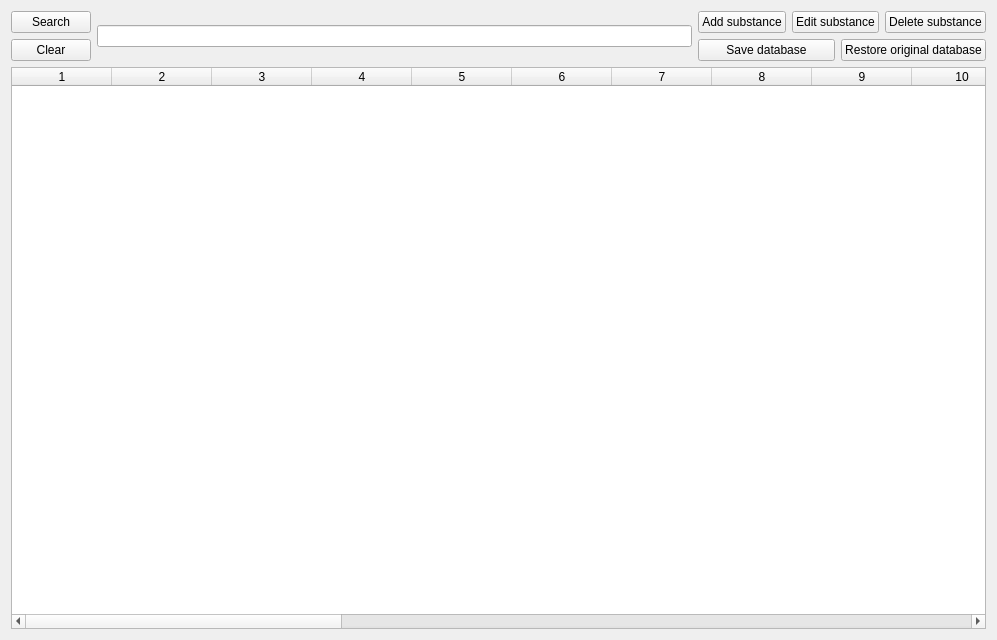
<?xml version="1.0" encoding="UTF-8"?>
<ui version="4.0">
 <class>databaseWindow</class>
 <widget class="QWidget" name="databaseWindow">
  <property name="windowModality">
   <enum>Qt::ApplicationModal</enum>
  </property>
  <property name="enabled">
   <bool>true</bool>
  </property>
  <property name="geometry">
   <rect>
    <x>0</x>
    <y>0</y>
    <width>997</width>
    <height>640</height>
   </rect>
  </property>
  <property name="windowTitle">
   <string>Database</string>
  </property>
  <layout class="QVBoxLayout" name="verticalLayout_4">
   <item>
    <layout class="QVBoxLayout" name="verticalLayout_3">
     <item>
      <layout class="QHBoxLayout" name="horizontalLayout_4">
       <item>
        <layout class="QHBoxLayout" name="horizontalLayout">
         <item>
          <layout class="QVBoxLayout" name="verticalLayout">
           <item>
            <widget class="QPushButton" name="btn_search">
             <property name="text">
              <string>Search</string>
             </property>
            </widget>
           </item>
           <item>
            <widget class="QPushButton" name="pushButton_4">
             <property name="text">
              <string>Clear</string>
             </property>
             <property name="shortcut">
              <string>Esc</string>
             </property>
            </widget>
           </item>
          </layout>
         </item>
         <item>
          <widget class="QLineEdit" name="le_db_search"/>
         </item>
        </layout>
       </item>
       <item>
        <layout class="QVBoxLayout" name="verticalLayout_2">
         <item>
          <layout class="QHBoxLayout" name="horizontalLayout_2">
           <item>
            <widget class="QPushButton" name="pushButton">
             <property name="text">
              <string>Add substance</string>
             </property>
            </widget>
           </item>
           <item>
            <widget class="QPushButton" name="pushButton_2">
             <property name="text">
              <string>Edit substance</string>
             </property>
            </widget>
           </item>
           <item>
            <widget class="QPushButton" name="pushButton_3">
             <property name="text">
              <string>Delete substance</string>
             </property>
            </widget>
           </item>
          </layout>
         </item>
         <item>
          <layout class="QHBoxLayout" name="horizontalLayout_3">
           <item>
            <widget class="QPushButton" name="btn_save_db">
             <property name="text">
              <string>Save database</string>
             </property>
            </widget>
           </item>
           <item>
            <widget class="QPushButton" name="pushButton_5">
             <property name="text">
              <string>Restore original database</string>
             </property>
            </widget>
           </item>
          </layout>
         </item>
        </layout>
       </item>
      </layout>
     </item>
     <item>
      <widget class="QTableWidget" name="tableWidget_db">
       <property name="enabled">
        <bool>true</bool>
       </property>
       <property name="editTriggers">
        <set>QAbstractItemView::NoEditTriggers</set>
       </property>
       <property name="alternatingRowColors">
        <bool>true</bool>
       </property>
       <property name="selectionMode">
        <enum>QAbstractItemView::SingleSelection</enum>
       </property>
       <property name="selectionBehavior">
        <enum>QAbstractItemView::SelectRows</enum>
       </property>
       <property name="showGrid">
        <bool>true</bool>
       </property>
       <property name="wordWrap">
        <bool>true</bool>
       </property>
       <property name="cornerButtonEnabled">
        <bool>true</bool>
       </property>
       <property name="rowCount">
        <number>0</number>
       </property>
       <property name="columnCount">
        <number>27</number>
       </property>
       <attribute name="horizontalHeaderVisible">
        <bool>true</bool>
       </attribute>
       <attribute name="horizontalHeaderHighlightSections">
        <bool>true</bool>
       </attribute>
       <attribute name="verticalHeaderVisible">
        <bool>true</bool>
       </attribute>
       <column/>
       <column/>
       <column/>
       <column/>
       <column/>
       <column/>
       <column/>
       <column/>
       <column/>
       <column/>
       <column/>
       <column/>
       <column/>
       <column/>
       <column/>
       <column/>
       <column/>
       <column/>
       <column/>
       <column/>
       <column/>
       <column/>
       <column/>
       <column/>
       <column/>
       <column/>
       <column/>
      </widget>
     </item>
    </layout>
   </item>
  </layout>
 </widget>
 <resources/>
 <connections>
  <connection>
   <sender>pushButton</sender>
   <signal>clicked()</signal>
   <receiver>databaseWindow</receiver>
   <slot>add_substance()</slot>
   <hints>
    <hint type="sourcelabel">
     <x>802</x>
     <y>31</y>
    </hint>
    <hint type="destinationlabel">
     <x>651</x>
     <y>153</y>
    </hint>
   </hints>
  </connection>
  <connection>
   <sender>pushButton_2</sender>
   <signal>clicked()</signal>
   <receiver>databaseWindow</receiver>
   <slot>edit_substance()</slot>
   <hints>
    <hint type="sourcelabel">
     <x>886</x>
     <y>31</y>
    </hint>
    <hint type="destinationlabel">
     <x>788</x>
     <y>157</y>
    </hint>
   </hints>
  </connection>
  <connection>
   <sender>le_db_search</sender>
   <signal>returnPressed()</signal>
   <receiver>btn_search</receiver>
   <slot>click()</slot>
   <hints>
    <hint type="sourcelabel">
     <x>130</x>
     <y>32</y>
    </hint>
    <hint type="destinationlabel">
     <x>62</x>
     <y>18</y>
    </hint>
   </hints>
  </connection>
  <connection>
   <sender>pushButton_3</sender>
   <signal>clicked()</signal>
   <receiver>databaseWindow</receiver>
   <slot>del_substance()</slot>
   <hints>
    <hint type="sourcelabel">
     <x>983</x>
     <y>35</y>
    </hint>
    <hint type="destinationlabel">
     <x>892</x>
     <y>162</y>
    </hint>
   </hints>
  </connection>
  <connection>
   <sender>btn_search</sender>
   <signal>clicked()</signal>
   <receiver>databaseWindow</receiver>
   <slot>search_substance()</slot>
   <hints>
    <hint type="sourcelabel">
     <x>39</x>
     <y>22</y>
    </hint>
    <hint type="destinationlabel">
     <x>51</x>
     <y>237</y>
    </hint>
   </hints>
  </connection>
  <connection>
   <sender>pushButton_4</sender>
   <signal>clicked()</signal>
   <receiver>databaseWindow</receiver>
   <slot>clear_search()</slot>
   <hints>
    <hint type="sourcelabel">
     <x>69</x>
     <y>58</y>
    </hint>
    <hint type="destinationlabel">
     <x>106</x>
     <y>71</y>
    </hint>
   </hints>
  </connection>
  <connection>
   <sender>btn_save_db</sender>
   <signal>clicked()</signal>
   <receiver>databaseWindow</receiver>
   <slot>save_db()</slot>
   <hints>
    <hint type="sourcelabel">
     <x>846</x>
     <y>66</y>
    </hint>
    <hint type="destinationlabel">
     <x>573</x>
     <y>102</y>
    </hint>
   </hints>
  </connection>
  <connection>
   <sender>le_db_search</sender>
   <signal>textChanged(QString)</signal>
   <receiver>databaseWindow</receiver>
   <slot>search_substance()</slot>
   <hints>
    <hint type="sourcelabel">
     <x>246</x>
     <y>34</y>
    </hint>
    <hint type="destinationlabel">
     <x>293</x>
     <y>8</y>
    </hint>
   </hints>
  </connection>
  <connection>
   <sender>pushButton_5</sender>
   <signal>clicked()</signal>
   <receiver>databaseWindow</receiver>
   <slot>restore_original_database()</slot>
   <hints>
    <hint type="sourcelabel">
     <x>937</x>
     <y>56</y>
    </hint>
    <hint type="destinationlabel">
     <x>613</x>
     <y>0</y>
    </hint>
   </hints>
  </connection>
 </connections>
 <slots>
  <slot>add_substance()</slot>
  <slot>del_substance()</slot>
  <slot>edit_substance()</slot>
  <slot>search_substance()</slot>
  <slot>clear_search()</slot>
  <slot>save_db()</slot>
  <slot>restore_original_database()</slot>
 </slots>
</ui>
